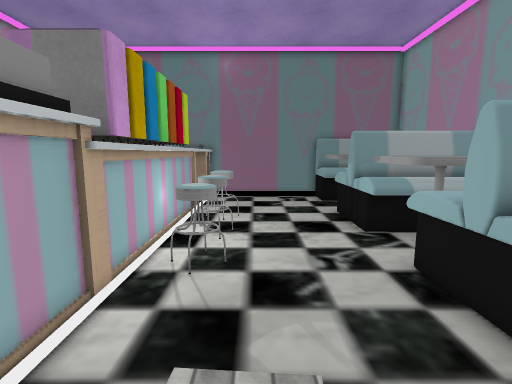
View 1 (above)

19 first-person views from a walk through a scene from a Unity 3-D project. The camera is 1.5 m above the floor, tilts 8° down and sees 85° across. The floor is counted in squares, 0.5 m on a side. Each view is taken from the middle of a square. On the plan, view 1 faces up. The plan holds only what a view shows up to about 20 squares ahead; the rest is blank. The player is left out. Some animated figures are not drawn. Some surface patterns are stand-ins.

View 2
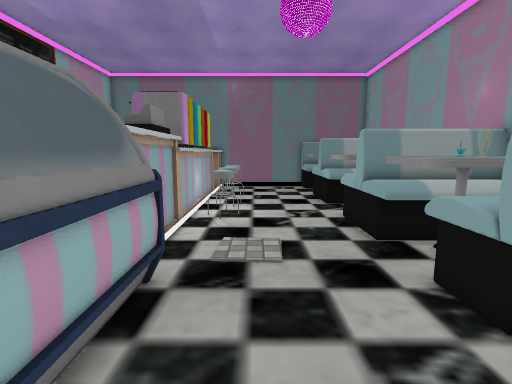

View 3
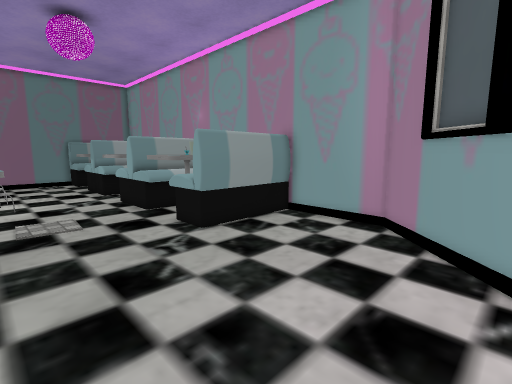

View 4
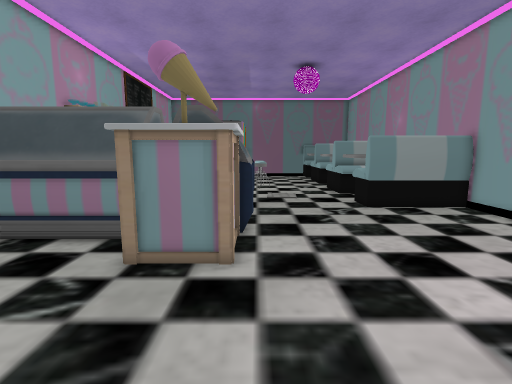

View 5
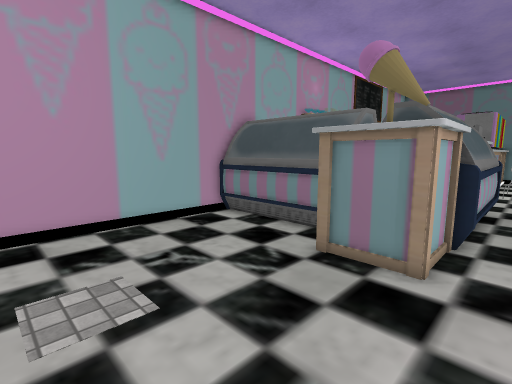

View 6
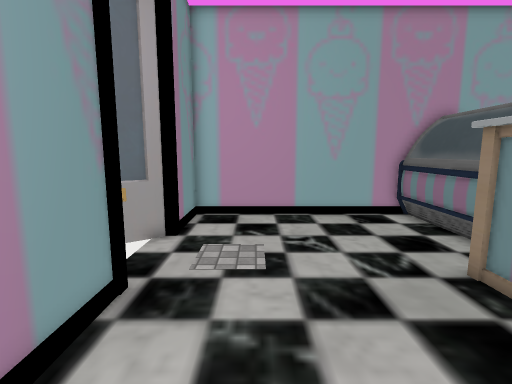

View 7
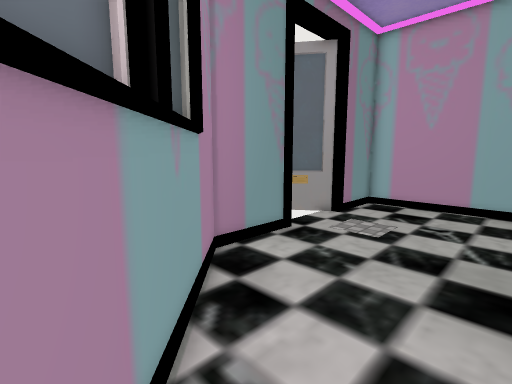

View 8
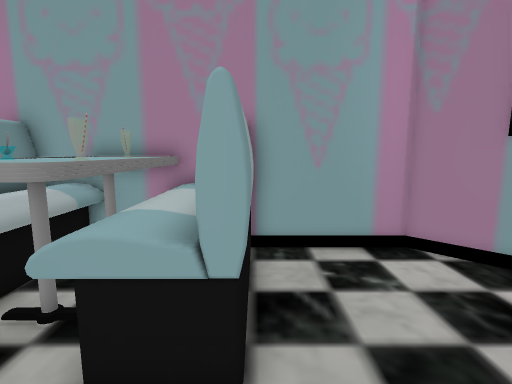

View 9
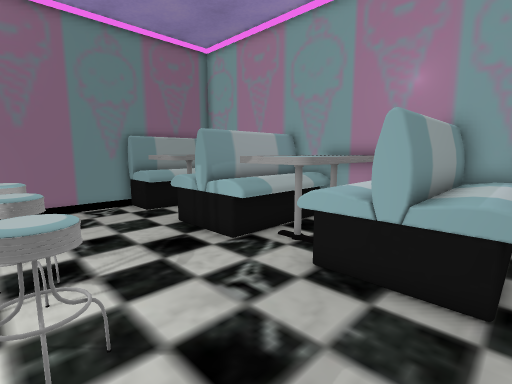

View 10
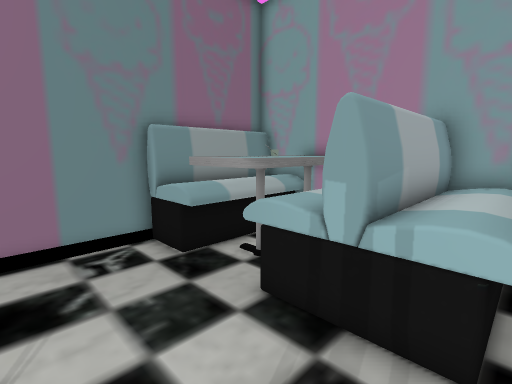

View 11
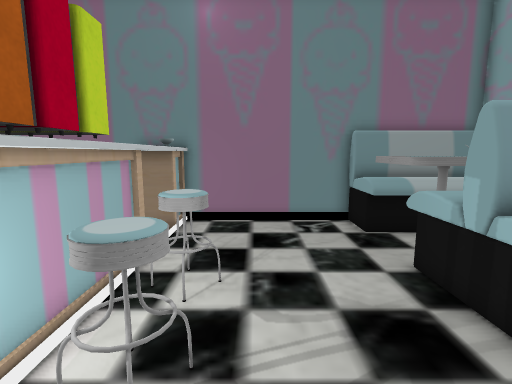

View 12
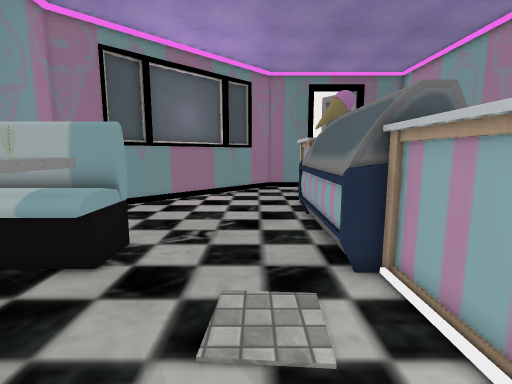

View 13
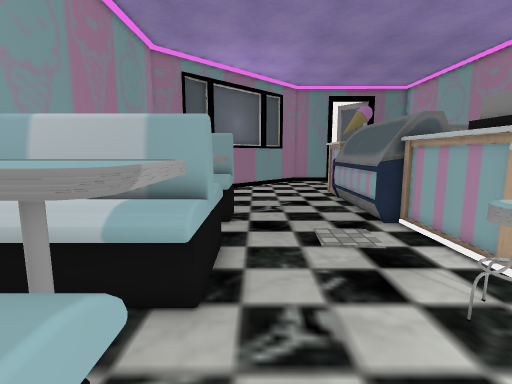

View 14
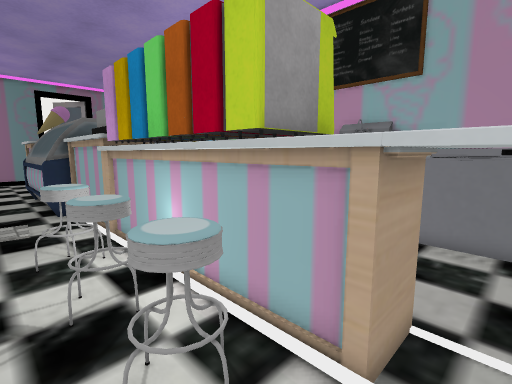

View 15
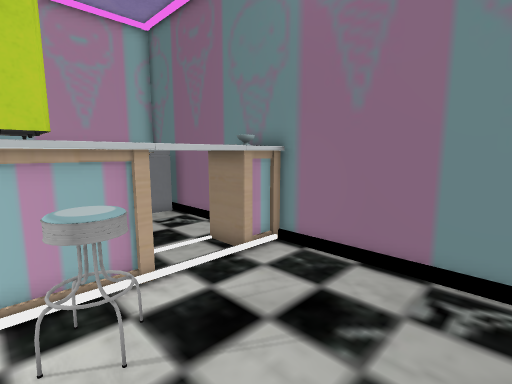

View 16
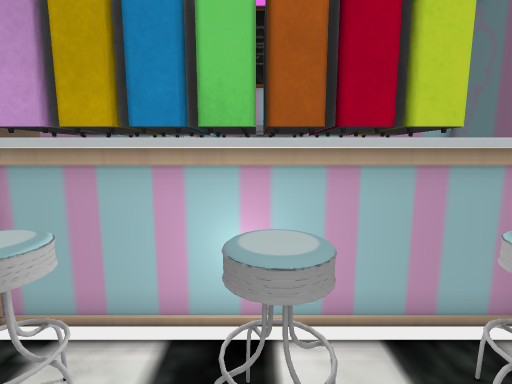

View 17
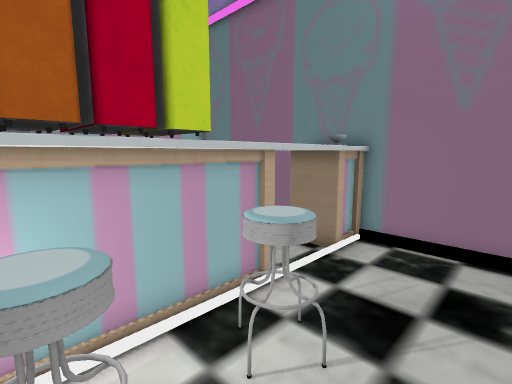

View 18
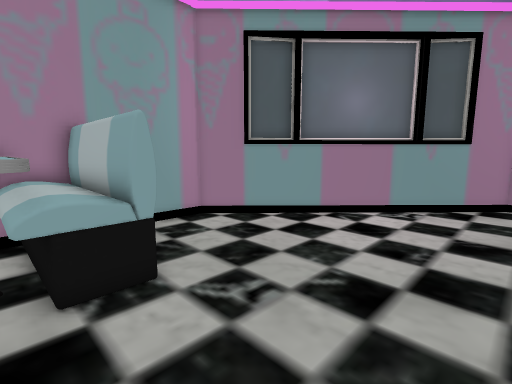

View 19
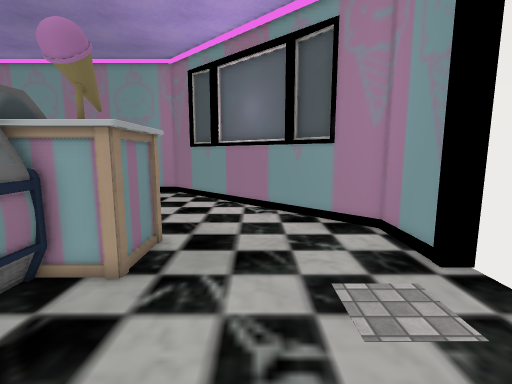

### Floor plan
Key: @ floor where view 1 was taken; # wall or solid block; x gap in a wall; . floor; ^ raised ledge; O other object.
Columns run from 13 left of view 1 to 10 right of it. Each row starts with its distance up from view 1.
 19   ^^####################
 18    ^....^^x......^^^^  #
 17     ....^ ^......^^^^^^#
 16    ^....^ ^......^^^ ^^#
 15    ^....^^^......^ ^ ^
 14    ^....  ^#.....^^^^
 13         O##^^....^^
 12         O## .....#######
 11         O####....^^^^^^#
 10         O##^^....^^^^^^#
  9         O##......^^^^^ #
  8         O##^.....^^^^  #
  7         O##^^....^^^^^
  6         ###......^^^
  5         ###......#######
  4           #......^^^^^^#
  3           #.OOO..^^^^^^#
  2           #.OOO..^^^^^^#
  1           #......^^^^^^#
  0           ##.@...^^^^^^#
 -1           ##.....^^^^^^#
 -2            #.....#######
 -3            #...........#
 -4            #...........#
 -5            #...........#
 -6           ##...........#
 -7           ##..........##
 -8 ########  #..........##
 -9 #......####.........##
-10 #......####........##
-11 #.................##
-12 #................##
-13 #...............##
-14 #..............##
-15 #..............#
-16 #.............##
-17 #............##
-18 #####...######
-19     ##  #

Where each view was taken, in squares from view 1:
view 1: 0 up, 0 right, facing up
view 2: 6 down, 0 right, facing up
view 3: 11 down, 2 left, facing up-right
view 4: 17 down, 2 left, facing up
view 5: 17 down, 1 left, facing up-left
view 6: 15 down, 1 right, facing left
view 7: 11 down, 4 right, facing down-left
view 8: 2 down, 1 right, facing right
view 9: 3 up, 2 left, facing up-right
view 10: 10 up, 0 right, facing up-right
view 11: 7 up, 0 right, facing up
view 12: 7 up, 0 right, facing down
view 13: 12 up, 3 right, facing down
view 14: 16 up, 0 right, facing down-left
view 15: 12 up, 3 right, facing up-left
view 16: 10 up, 1 right, facing left
view 17: 10 up, 1 right, facing up-left
view 18: 1 up, 2 left, facing down-right
view 19: 13 down, 12 left, facing right
